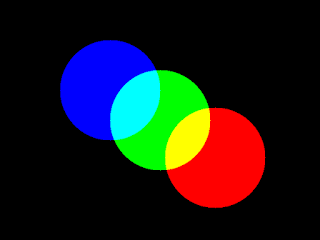
//> input picture opencv-template/imgs/test.png, 320 x 240 px
$ ./test2   (built with g++ and OpenCV 4)
//> lines starting //> are read from the running program, lines starting //| are printed output that depends on the picture
#include "opencv2/objdetect/objdetect.hpp"

#include "opencv2/highgui/highgui.hpp"

#include "opencv2/imgproc/imgproc.hpp"

#include <iostream>

using namespace cv;

using namespace std;

int main()

{

    Mat image;

    image = imread("C:/Users/erick/Documents/GitHub/Laboratorio-Grafica/opencv-template/imgs/test.png");
//> image is the input picture: 240 rows x 320 cols, CV_8UC3; mean B, G, R 26.2, 26.2, 26.2

    if (!image.data) // Check for invalid input

    {

        cout << "Could not open or find the image" << std::endl;

        return -1;
    }

    resize(image, image, Size(640, 480), INTER_LINEAR);
//> image: 480 rows x 640 cols, CV_8UC3

    imshow("Original Image", image);

    Mat rgbchannel[3];

    // The actual splitting.

    split(image, rgbchannel);
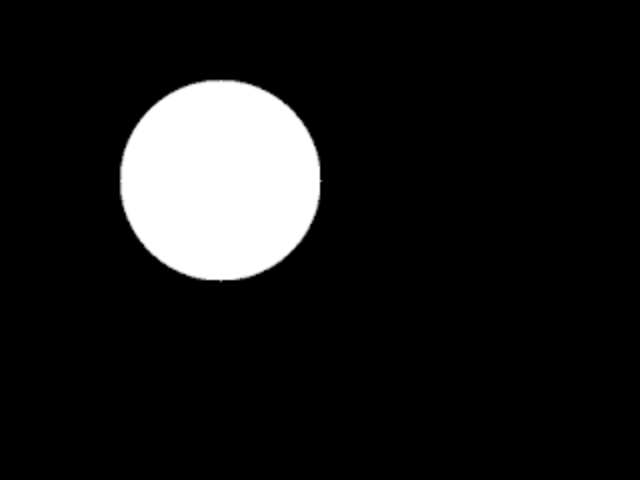
//> rgbchannel[0]: 480 rows x 640 cols, CV_8UC1; min 0, max 255, mean 26.2
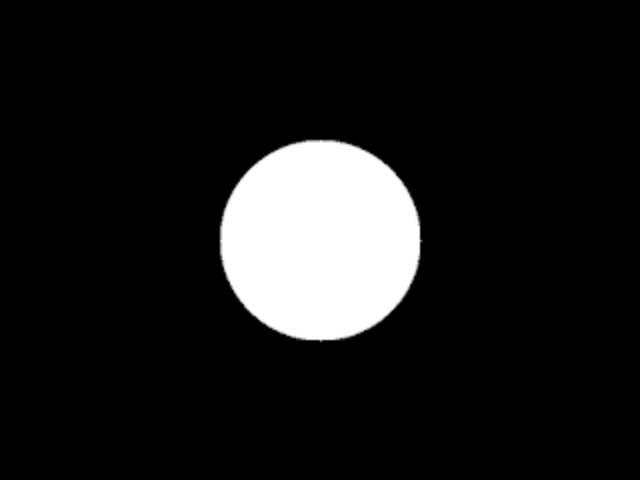
//> rgbchannel[1]: 480 rows x 640 cols, CV_8UC1; min 0, max 255, mean 26.2
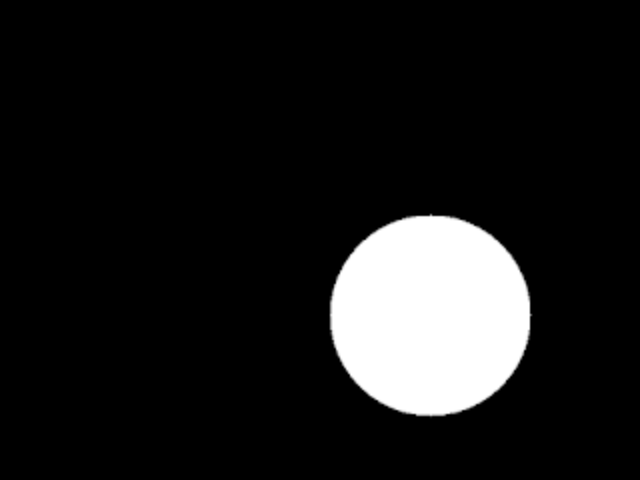
//> rgbchannel[2]: 480 rows x 640 cols, CV_8UC1; min 0, max 255, mean 26.2

    imshow("Red", rgbchannel[0]);

    imshow("Green", rgbchannel[1]);

    imshow("Blue", rgbchannel[2]);

    waitKey(0); // Wait for a keystroke in the window

    return 0;
}
